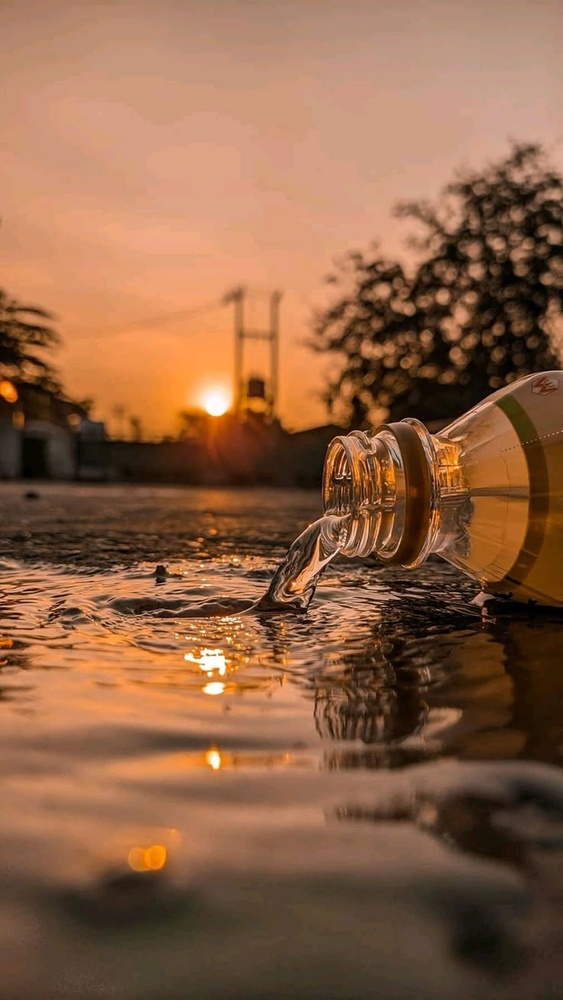
#> input picture foto/living.jpg, 563 x 1000 px, shrunk from 736 x 1308 before the run
$ python canny.py
#> lines starting #> are read from the running program, lines starting #| are printed output that depends on the picture; after the words box and inside, x2 and y2 are one past the last pixel; in counts of white or black regions, pixels touching at a corner belong together
import cv2
import numpy as np
import matplotlib.pyplot as plt

# membaca gambar
img = cv2.imread("foto/living.jpg")
#> img is the input picture: shape (1000, 563, 3); mean B, G, R 69.2, 97.9, 141.2

if img is None:
    raise FileNotFoundError(
        "Citra tidak ditemukan. "
        "Pastikan folder 'foto' berada di direktori kerja"
    )

# konversi ke grayscale
gray = cv2.cvtColor(img, cv2.COLOR_BGR2GRAY)
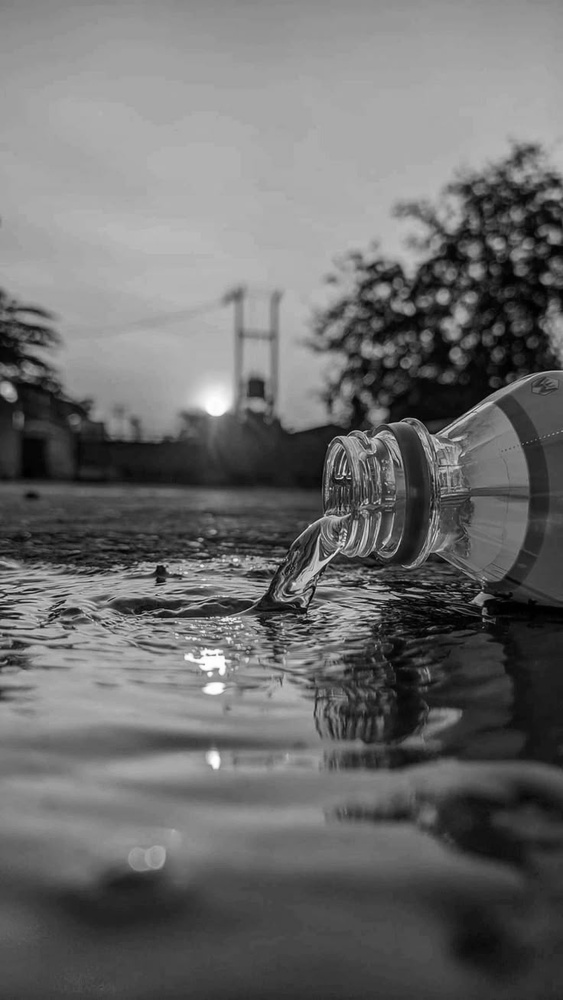
#> gray: shape (1000, 563); min 0, max 255, mean 107.6

#deteksi tepi canny
canny1 = cv2.Canny(
    gray, 30, 80
    )
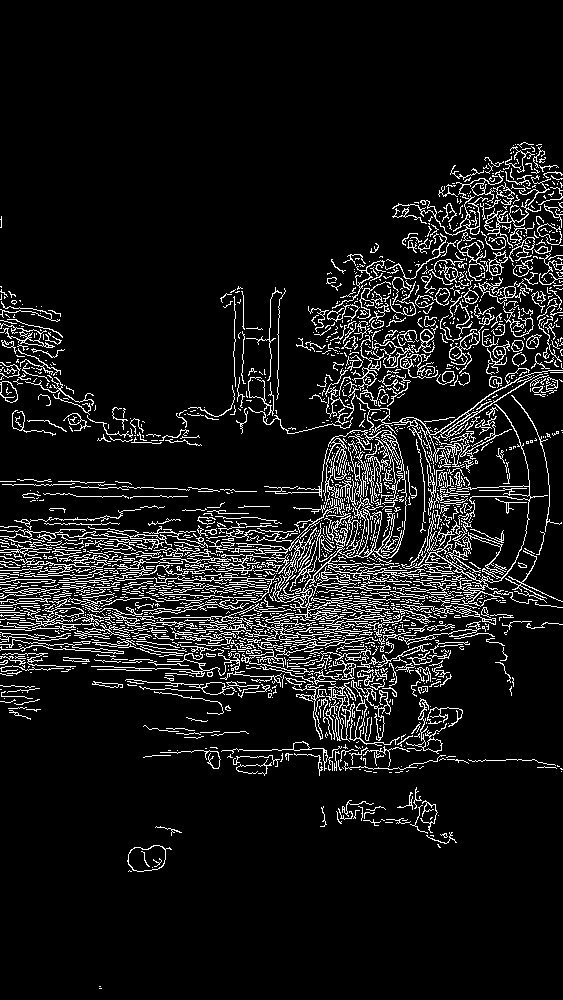
#> canny1: shape (1000, 563); 9.1% white in thin lines or dots, all inside (x1, y1, x2, y2) = (0, 142, 563, 989)

canny2 = cv2.Canny(
    gray, 100, 200
    )
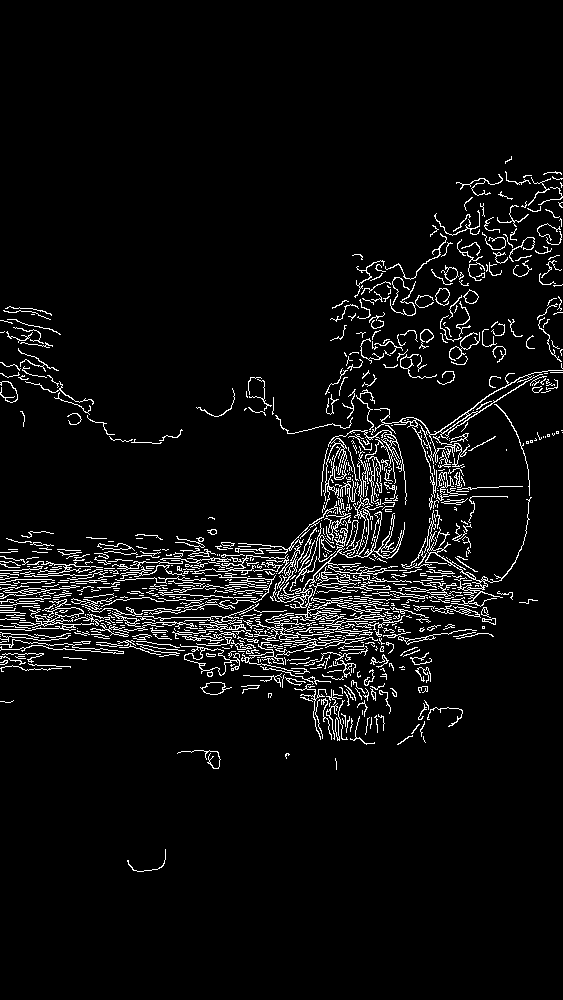
#> canny2: shape (1000, 563); 5.2% white in thin lines or dots, all inside (x1, y1, x2, y2) = (0, 156, 563, 872)

canny3 = cv2.Canny(
    gray, 150, 250
    )
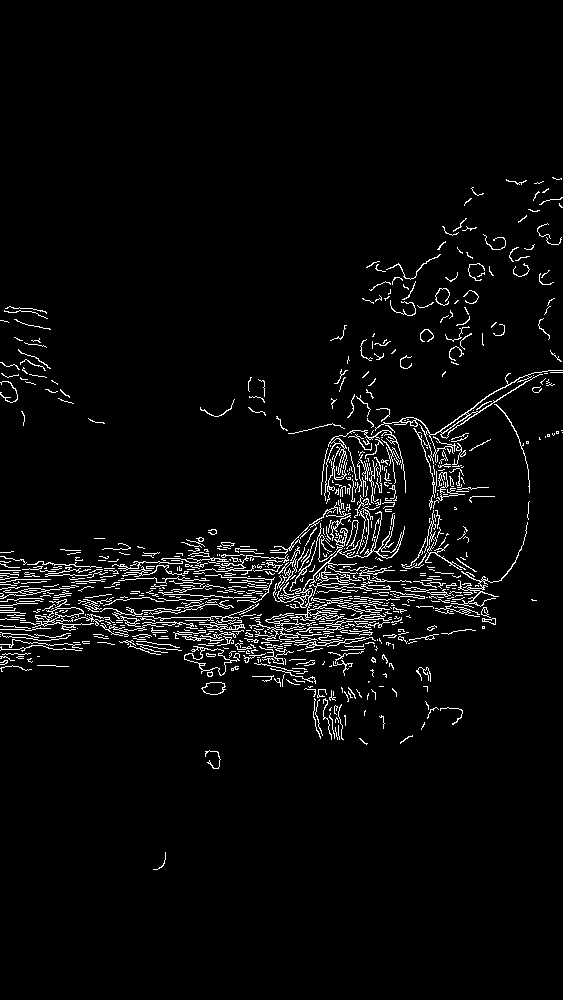
#> canny3: shape (1000, 563); 3.8% white in thin lines or dots, all inside (x1, y1, x2, y2) = (0, 177, 563, 870)

# menampilkan hasil (2 baris x 3 kolom)
plt.figure(figsize=(14, 8))

plt.subplot(1, 5, 1)
plt.imshow(cv2.cvtColor(img, cv2.COLOR_BGR2RGB))
plt.title("Citra Asli")
plt.axis("off")

plt.subplot(1, 5, 2)
plt.imshow(gray, cmap="gray")
plt.title("Citra Grayscale")
plt.axis("off")

plt.subplot(1, 5, 3)
plt.imshow(canny1, cmap="gray")
plt.title("Citra Canny 1")
plt.axis("off")

plt.subplot(1, 5, 4)
plt.imshow(canny2, cmap="gray")
plt.title("Citra Canny 2")
plt.axis("off")

plt.subplot(1, 5, 5)
plt.imshow(canny3, cmap="gray")
plt.title("Citra Canny 3")
plt.axis("off")

plt.tight_layout()
plt.show()
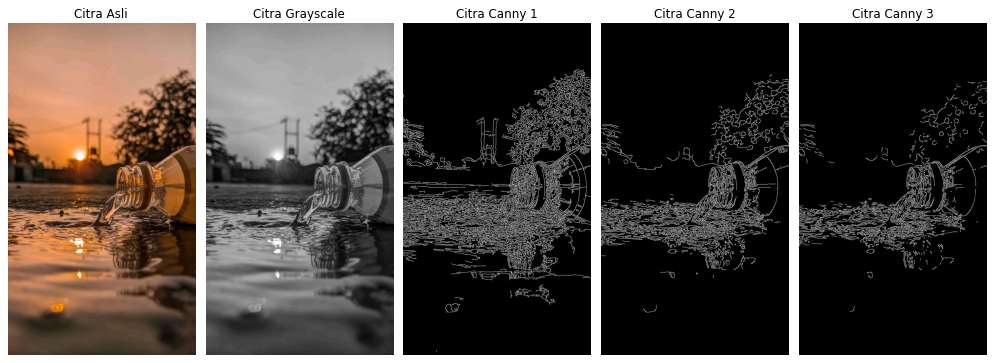
#> figure drawn by matplotlib, 5 panels
